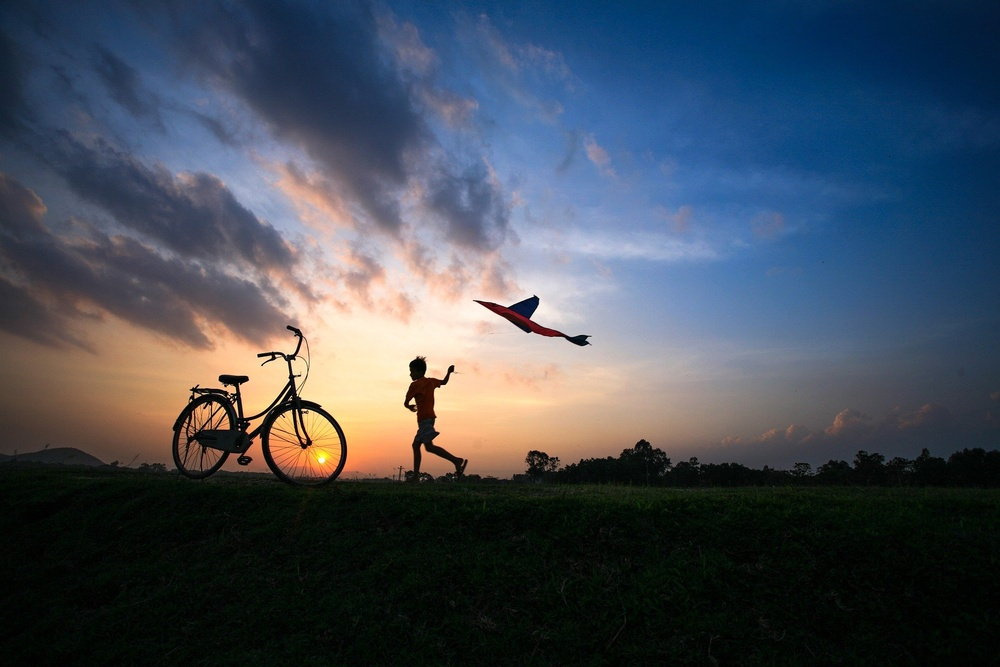
#> input picture Image/Boy.jpg, 1000 x 667 px, shrunk from 1920 x 1280 before the run, found by its file name
$ python Flip_and_Rotate.PY
#> lines starting #> are read from the running program, lines starting #| are printed output that depends on the picture
"""Image.FLIP_LEFT_RIGHT – For flipping the image horizontally
Image.FLIP_TOP_BOTTOM – For flipping the image vertically
Image.ROTATE_90 – For rotating the image by specifying degree"""


# Horizontally flipped Image
# import required image module
from PIL import Image
# Open an already existing image
imageObject = Image.open("Image/Boy.jpg")
#> imageObject is the input picture: PIL image 1000x667 RGB; mean R, G, B 68.7, 76.5, 87.4
# Do a flip of left and right
hori_flippedImage = imageObject.transpose(Image.FLIP_LEFT_RIGHT)
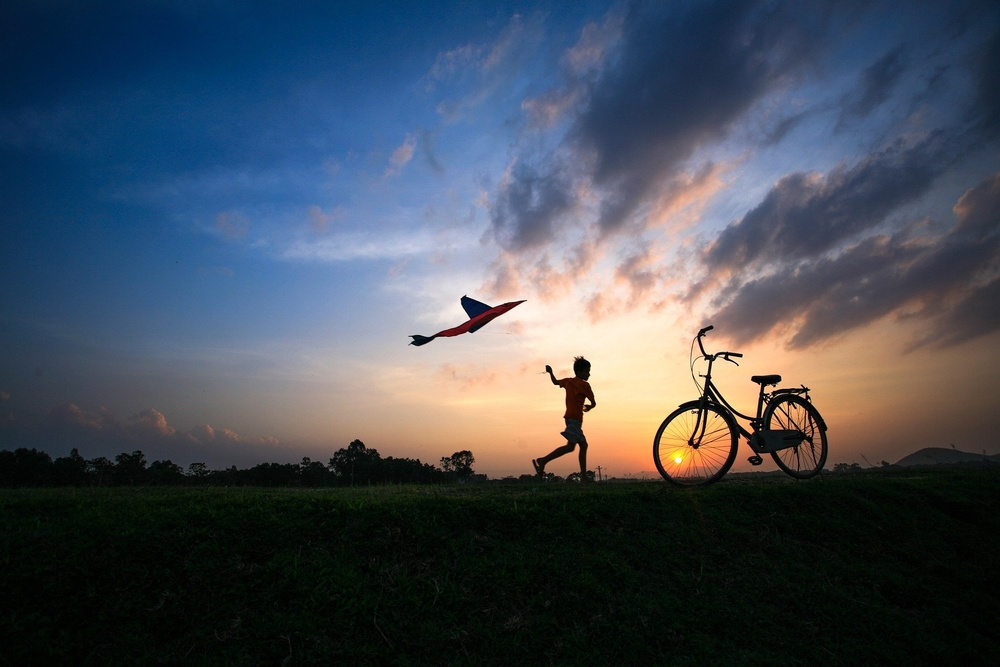
#> hori_flippedImage: PIL image 1000x667 RGB; mean R, G, B 68.7, 76.5, 87.4
# Show the original image
# imageObject.show()
# Show the horizontal flipped image
# hori_flippedImage.show()


# Vertically Flipped Image
# import required image module
from PIL import Image
# Open an already existing image
imageObject = Image.open("Image/Boy.jpg")
# Do a flip of left and right
Vert_flippedImage = imageObject.transpose(Image.FLIP_TOP_BOTTOM)
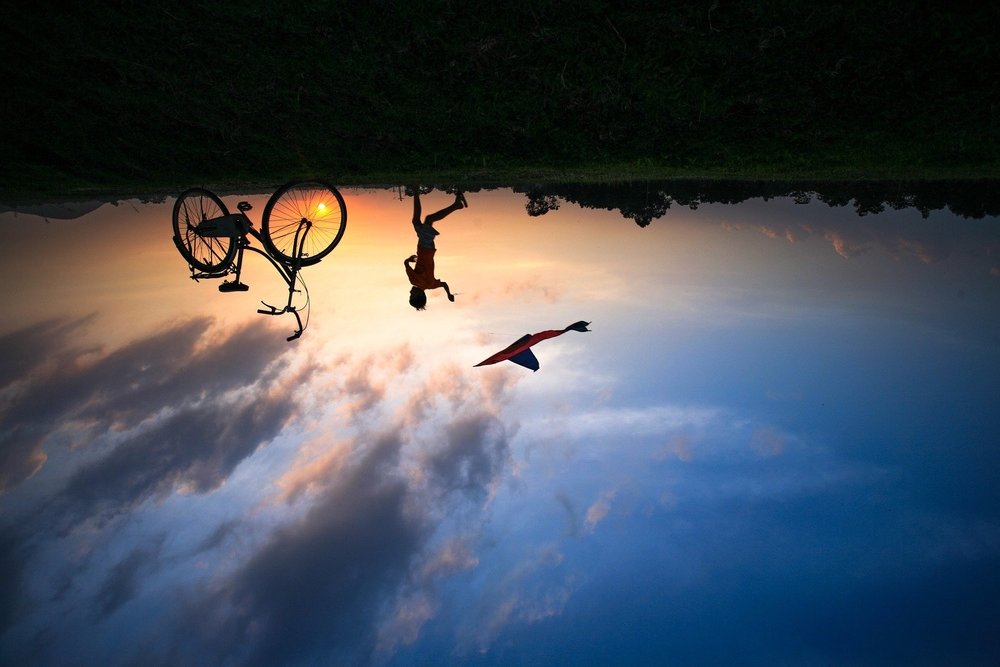
#> Vert_flippedImage: PIL image 1000x667 RGB; mean R, G, B 68.7, 76.5, 87.4
Vert_flippedImage.show()
# Show the original image
# imageObject.show()
